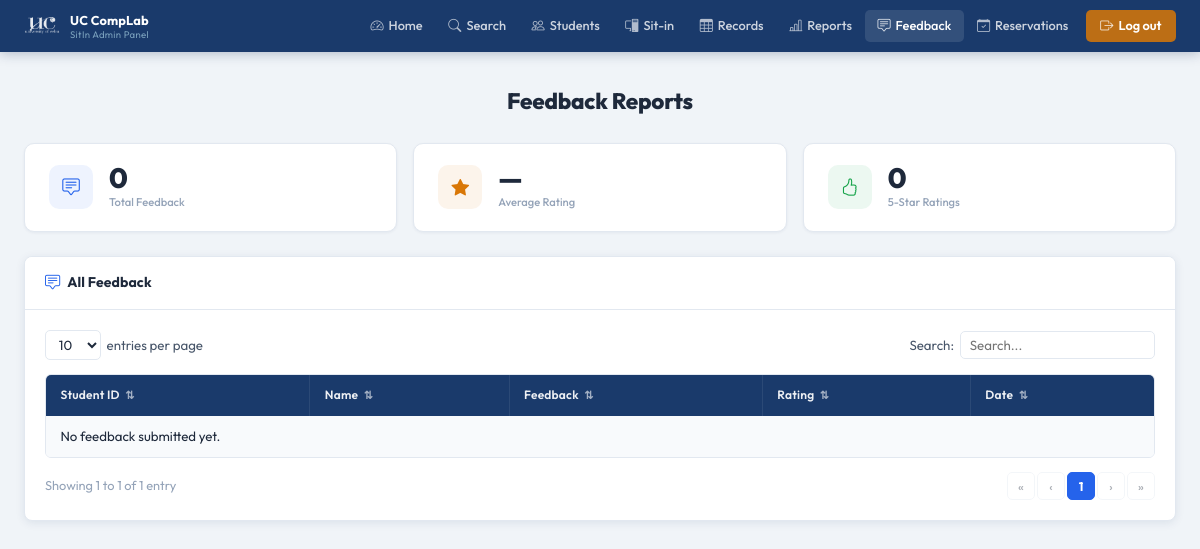
Page /pages/admin/feedback.php (signed in) on the earlier database version.
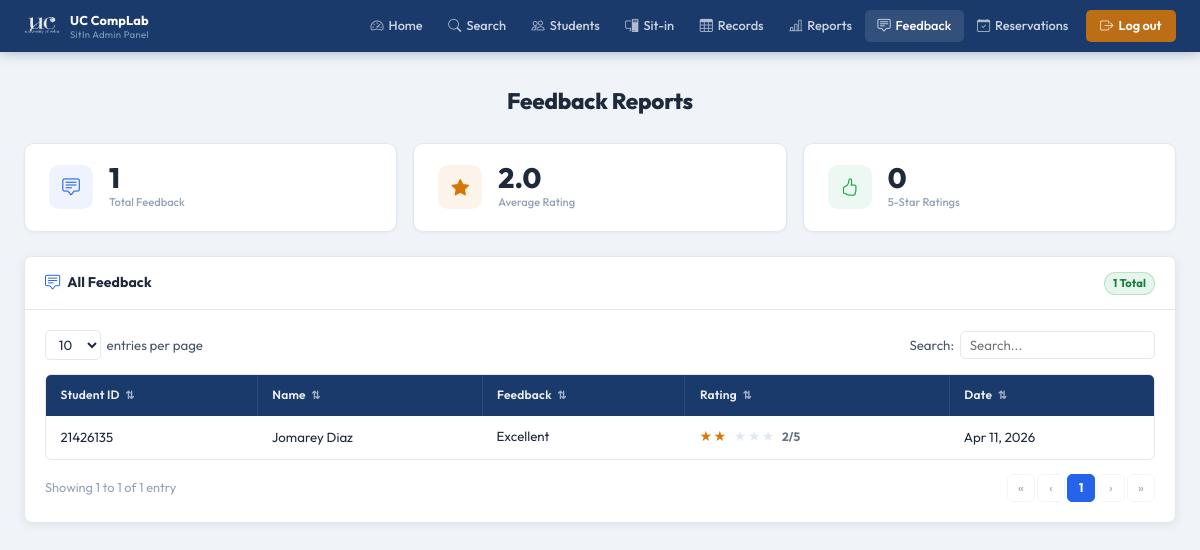
Same page on the later database version.
### tables this page shows
CREATE TABLE feedback (
            id         INTEGER PRIMARY KEY AUTOINCREMENT,
            user_id    INTEGER NOT NULL,
            sit_in_id  INTEGER,
            message    TEXT    NOT NULL,
            rating     INTEGER DEFAULT 5,
            created_at DATETIME DEFAULT CURRENT_TIMESTAMP,
            FOREIGN KEY (user_id) REFERENCES users(id) ON DELETE CASCADE
        );

CREATE TABLE users (
            id                 INTEGER PRIMARY KEY AUTOINCREMENT,
            first_name         TEXT    NOT NULL,
            last_name          TEXT    NOT NULL,
            middle_name        TEXT,
            student_id         TEXT    UNIQUE NOT NULL,
            course             TEXT    NOT NULL,
            course_level       INTEGER NOT NULL,
            email              TEXT    UNIQUE NOT NULL,
            address            TEXT    NOT NULL,
            password           TEXT    NOT NULL,
            remaining_sessions INTEGER DEFAULT 30,
            created_at         DATETIME DEFAULT CURRENT_TIMESTAMP
        , profile_picture TEXT);

### pages/admin/feedback.php (the view, shortened to what this page needs)
<?php
$base = '../../';
$db = getDB();
$feedbacks = $db->query("
    SELECT f.*, u.student_id,
           u.first_name||' '||u.last_name AS full_name
    FROM feedback f
    JOIN users u ON u.id = f.user_id
    ORDER BY f.created_at DESC
")->fetchAll();
$avgRating = $db->query("SELECT AVG(rating) FROM feedback")->fetchColumn();
$total     = (int)$db->query("SELECT COUNT(*) FROM feedback")->fetchColumn();
$fiveStar  = (int)$db->query("SELECT COUNT(*) FROM feedback WHERE rating = 5")->fetchColumn();
?>
<!DOCTYPE html>
<html lang="en">
<head>
  <link rel="stylesheet" href="<?= $base ?>assets/css/admin.css"/>
  <link rel="stylesheet" href="https://cdn.jsdelivr.net/npm/bootstrap-icons@1.11.3/font/bootstrap-icons.css"/>
</head>
<body>
<?php require_once __DIR__ . '/../../includes/admin-navbar.php'; ?>
<div class="admin-page">
  <div class="admin-inner">
    <h1 class="a-page-title">Feedback Reports</h1>
    <div class="fb-stat-grid">
      <div class="fb-stat-card">
        <div class="fb-stat-ico" style="background:rgba(37,99,235,0.08); color:#2563EB;">
          <i class="bi bi-chat-square-text"></i>
        </div>
        <div>
          <div class="fb-val"><?= $total ?></div>
          <div class="fb-lbl">Total Feedback</div>
        </div>
      </div>
      <div class="fb-stat-card">
        <div class="fb-stat-ico" style="background:rgba(217,119,6,0.08); color:#d97706;">
          <i class="bi bi-star-fill"></i>
        </div>
        <div>
          <div class="fb-val"><?= $avgRating ? number_format($avgRating,1) : '—' ?></div>
          <div class="fb-lbl">Average Rating</div>
        </div>
      </div>
      <div class="fb-stat-card">
        <div class="fb-stat-ico" style="background:rgba(22,163,74,0.08); color:#16a34a;">
          <i class="bi bi-hand-thumbs-up"></i>
        </div>
        <div>
          <div class="fb-val"><?= $fiveStar ?></div>
          <div class="fb-lbl">5-Star Ratings</div>
        </div>
      </div>
    </div>
    <div class="a-card">
      <div class="a-card-header">
        <i class="bi bi-chat-square-text"></i> All Feedback
        <?php if ($total > 0): ?>
          <span class="a-badge badge-active" style="margin-left:auto;"><?= $total ?> total</span>
        <?php endif; ?>
      </div>
      <div class="a-card-body">
        <div class="a-table-controls">
          <div class="a-entries-wrap">
            <select id="fbSelect" class="a-entries-select">
              <option>10</option><option>25</option><option>50</option>
            </select>
            <span>entries per page</span>
          </div>
          <div class="a-search-wrap">
            <label>Search:</label>
            <input type="text" id="fbSearch" class="a-search-box" placeholder="Search..."/>
          </div>
        </div>
        <div class="a-table-wrap">
          <table class="a-table" id="fbTable">
            <thead>
              <tr>
                <th class="a-sortable" data-col="0">Student ID <span class="a-sort-icon">⇅</span></th>
                <th class="a-sortable" data-col="1">Name <span class="a-sort-icon">⇅</span></th>
                <th class="a-sortable" data-col="2">Feedback <span class="a-sort-icon">⇅</span></th>
                <th class="a-sortable" data-col="3">Rating <span class="a-sort-icon">⇅</span></th>
                <th class="a-sortable" data-col="4">Date <span class="a-sort-icon">⇅</span></th>
              </tr>
            </thead>
            <tbody id="fbBody">
              <?php if (empty($feedbacks)): ?>
                <tr class="a-table-empty"><td colspan="5">No feedback submitted yet.</td></tr>
              <?php else: ?>
                <?php foreach ($feedbacks as $f): ?>
                  <tr class="a-data-row">
                    <td><?= htmlspecialchars($f['student_id']) ?></td>
                    <td><?= htmlspecialchars($f['full_name']) ?></td>
                    <td style="max-width:280px; white-space:normal; line-height:1.5;">
                      <?= htmlspecialchars($f['message']) ?>
                    </td>
                    <td>
                      <div class="rating-cell">
                        <span class="rating-stars-full">
                          <?= str_repeat('★', (int)$f['rating']) ?>
                        </span>
                        <?php if ((int)$f['rating'] < 5): ?>
                          <span class="rating-stars-empty">
                            <?= str_repeat('★', 5 - (int)$f['rating']) ?>
                          </span>
                        <?php endif; ?>
                        <span class="rating-num"><?= (int)$f['rating'] ?>/5</span>
                      </div>
                    </td>
                    <td><?= date('M j, Y', strtotime($f['created_at'])) ?></td>
                  </tr>
                <?php endforeach; ?>
              <?php endif; ?>
            </tbody>
          </table>
        </div>
        <div class="a-table-footer">
          <div class="a-table-info" id="fbInfo"></div>
          <div class="a-pagination"  id="fbPag"></div>
        </div>
      </div>
    </div>
  </div>
</div>
</body>
</html>

### includes/admin-navbar.php (shortened to what this page needs)
<?php
$_currentFile = basename($_SERVER['PHP_SELF']);
function _aNav(string $file): string {
    global $_currentFile;
    return $_currentFile === $file ? 'a-active' : '';
}
?>
<nav class="admin-navbar">
  <div class="admin-nav-inner">
    <a href="<?= $base ?>pages/admin/index.php" class="admin-brand-wrap">
      <img src="<?= $base ?>assets/images/uc-logo-white.png" alt="UC" class="admin-brand-logo" />
      <div class="admin-brand-text">
        <span class="admin-brand-name">UC CompLab</span>
        <span class="admin-brand-sub">SitIn Admin Panel</span>
      </div>
    </a>
    <ul class="admin-nav-links">
      <li><a href="<?= $base ?>pages/admin/index.php" class="<?= _aNav('index.php') ?>">
        <i class="bi bi-speedometer2"></i> Home
      </a></li>
      <li><a href="#" id="adminSearchBtn">
        <i class="bi bi-search"></i> Search
      </a></li>
      <li><a href="<?= $base ?>pages/admin/students.php" class="<?= _aNav('students.php') ?>">
        <i class="bi bi-people"></i> Students
      </a></li>
      <li><a href="<?= $base ?>pages/admin/sitin.php" class="<?= _aNav('sitin.php') ?>">
        <i class="bi bi-pc-display"></i> Sit-in
      </a></li>
      <li><a href="<?= $base ?>pages/admin/view-sitin.php" class="<?= _aNav('view-sitin.php') ?>">
        <i class="bi bi-table"></i> Records
      </a></li>
      <li><a href="<?= $base ?>pages/admin/sitin-reports.php" class="<?= _aNav('sitin-reports.php') ?>">
        <i class="bi bi-bar-chart-line"></i> Reports
      </a></li>
      <li><a href="<?= $base ?>pages/admin/feedback.php" class="<?= _aNav('feedback.php') ?>">
        <i class="bi bi-chat-square-text"></i> Feedback
      </a></li>
      <li><a href="<?= $base ?>pages/admin/reservation.php" class="<?= _aNav('reservation.php') ?>">
        <i class="bi bi-calendar-check"></i> Reservations
      </a></li>
      <li><a href="<?= $base ?>pages/logout.php" class="admin-logout-btn">
        <i class="bi bi-box-arrow-right"></i> Log out
      </a></li>
    </ul>
  </div>
</nav>

### pages/admin/feedback.php (style rules this page uses)
.fb-stat-grid { display: grid; grid-template-columns: repeat(3, 1fr); gap: 1rem; margin-bottom: 1.5rem; }
.fb-stat-card { background: #fff; border: 1px solid #e2e8f0; border-radius: 10px; padding: 1.25rem 1.5rem; box-shadow: 0 1px 3px rgba(15,40,84,0.06); display: flex; align-items: center; gap: 1rem; }
.fb-stat-ico { width: 44px; height: 44px; border-radius: 10px; display: flex; align-items: center; justify-content: center; font-size: 1.1rem; flex-shrink: 0; }
.fb-val { font-size: 1.75rem; font-weight: 800; color: #1e293b; line-height: 1; margin-bottom: 2px; }
.fb-lbl { font-size: 0.70rem; color: #94a3b8; font-weight: 500; }
.rating-stars-full { color: #d97706; font-size: 0.88rem; letter-spacing: 1.5px; }
.rating-stars-empty { color: #e2e8f0; font-size: 0.88rem; letter-spacing: 1.5px; }
.rating-cell { display: flex; align-items: center; gap: 6px; }
.rating-num { font-size: 0.75rem; font-weight: 700; color: #64748b; }

### includes/admin-navbar.php (style rules this page uses)
.admin-brand-wrap { display: flex; align-items: center; gap: 10px; text-decoration: none; flex-shrink: 0; margin-right: 1.25rem; }
.admin-brand-logo { height: 32px; width: auto; object-fit: contain; filter: brightness(0) invert(1); opacity: 0.90; }
.admin-brand-text { display: flex; flex-direction: column; line-height: 1.25; }
.admin-brand-name { font-size: 0.80rem; font-weight: 700; color: #fff; letter-spacing: 0.15px; white-space: nowrap; }
.admin-brand-sub { font-size: 0.60rem; color: rgba(189,232,245,0.60); letter-spacing: 0.3px; }

Differences in the rows shown:
added feedback: user.student_id "21426135", full_name "Jomarey Diaz", message "Excellent", rating "★★", rating "★★★", rating "2", created_at "Apr 11, 2026"
Other differences:
$total: "0" → "1"
$avgRating: (not shown) → "2.0"
$total: (not shown) → "1"
text no longer shown: "— No feedback submitted yet."
text now shown: "Total"
